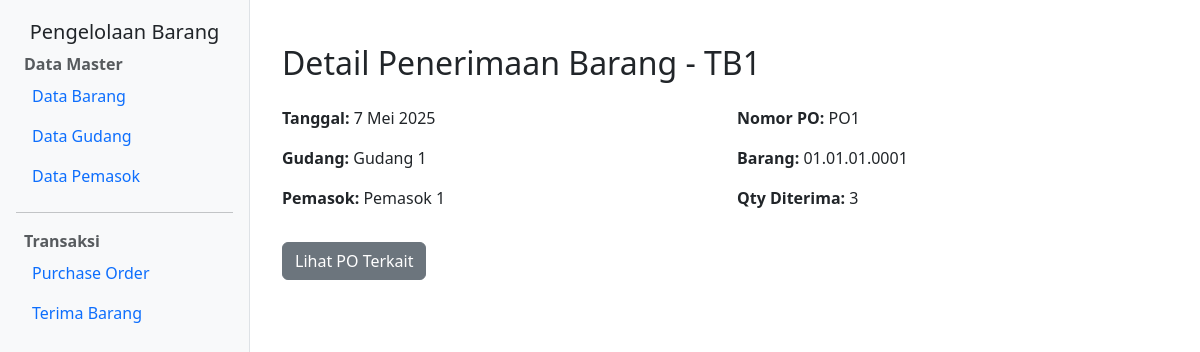
The page /terima-barang/detail/7/ on the database its author committed.
### app_barang/models.py (models this page shows, shortened)
class TerimaBarang(models.Model):
    nomor_terima = models.CharField(max_length=50, unique=True, null=False)
    tanggal = models.DateField(null=False)
    nomor_po = models.ForeignKey(PO, on_delete=models.PROTECT, null=False)
    pemasok = models.CharField(max_length=100, null=False, blank=False)
    gudang = models.CharField(max_length=100, null=False, blank=False)
    kode_barang = models.CharField(max_length=100, null=False, blank=False)
    qty_terima = models.PositiveIntegerField(null=False)

class PO(models.Model):
    nomor_po = models.CharField(max_length=50, unique=True, null=False, blank=False)
    tanggal = models.DateField(null=False, blank=False)
    pemasok = models.ForeignKey(Pemasok, on_delete=models.PROTECT, null=False)
    gudang = models.ForeignKey(Gudang, on_delete=models.PROTECT, null=False)
    alamat_kirim = models.TextField(null=False, blank=False)
    kode_barang = models.ForeignKey(Barang, on_delete=models.PROTECT, null=False)
    qty_po = models.PositiveIntegerField(null=False)
    harga = models.DecimalField(max_digits=12, decimal_places=2, null=False)
    qty_terima = models.PositiveIntegerField(default=0)

### app_barang/views.py (the view)
# urls.py: path('terima-barang/detail/<int:pk>/', views.terima_barang_detail, name='terima_barang_detail'),
def terima_barang_detail(request, pk):
    terima = get_object_or_404(TerimaBarang, pk=pk)
    return render(request, 'app_barang/terima_barang/terima_barang_detail.html', {
        'terima': terima,
    })

### app_barang/templates/app_barang/terima_barang/terima_barang_detail.html
{% extends 'app_barang/layout/base.html' %}
{% block content %}
<div class="container mt-4">
  <h2>Detail Penerimaan Barang - {{ terima.nomor_terima }}</h2>
  <div class="row mt-4">
    <div class="col-md-6">
      <p><strong>Tanggal:</strong> {{ terima.tanggal }}</p>
      <p><strong>Gudang:</strong> {{ terima.gudang }}</p>
      <p><strong>Pemasok:</strong> {{ terima.pemasok }}</p>
    </div>
    <div class="col-md-6">
      <p><strong>Nomor PO:</strong> {{ terima.nomor_po.nomor_po }}</p>
      <p><strong>Barang:</strong> {{ terima.kode_barang }}</p>
      <p><strong>Qty Diterima:</strong> {{ terima.qty_terima }}</p>
    </div>
  </div>
  <a href="{% url 'po_detail' terima.nomor_po.pk %}" class="btn btn-secondary mt-3">Lihat PO Terkait</a>
</div>
{% endblock %}

### app_barang/templates/app_barang/layout/base.html (style rules this page uses)
body { min-height: 100vh; display: flex; }

### rows shown on the page
TerimaBarang: nomor_terima "TB1", tanggal "7 Mei 2025", gudang "Gudang 1", pemasok "Pemasok 1", nomor_po.nomor_po "PO1", kode_barang "01.01.01.0001", qty_terima "3"
